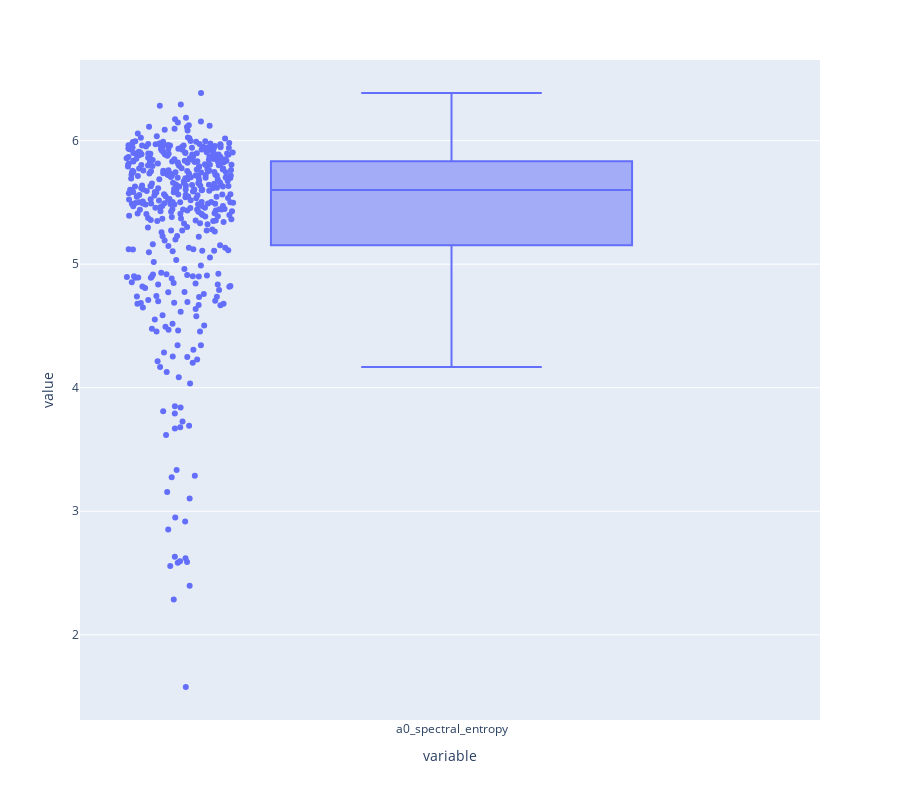

Source (notebook cell):
### Code cell
fig = px.box(
    features["a0_spectral_entropy"],
    points="all",  # shows all data points
)

fig.update_layout(height=800)
fig.show()

### Figure 1 — Plotly figure (JSON) as saved in the notebook; plotly's stock layout.template omitted (floating-point values rounded to 4 significant figures; data arrays with more than 128 entries replaced by an {"elided": "..."} marker saying what was removed)
{"data": [{"alignmentgroup": "True", "boxpoints": "all", "hovertemplate": "variable=%{x}<br>value=%{y}<extra></extra>", "legendgroup": "", "marker": {"color": "#636efa"}, "name": "", "notched": false, "offsetgroup": "", "orientation": "v", "showlegend": false, "type": "box", "x": {"elided": "446 str values"}, "x0": " ", "xaxis": "x", "y": {"elided": "446 float values"}, "y0": " ", "yaxis": "y"}], "layout": {"boxmode": "group", "height": 800, "legend": {"tracegroupgap": 0}, "margin": {"t": 60}, "xaxis": {"anchor": "y", "domain": [0, 1], "title": {"text": "variable"}}, "yaxis": {"anchor": "x", "domain": [0, 1], "title": {"text": "value"}}}}
